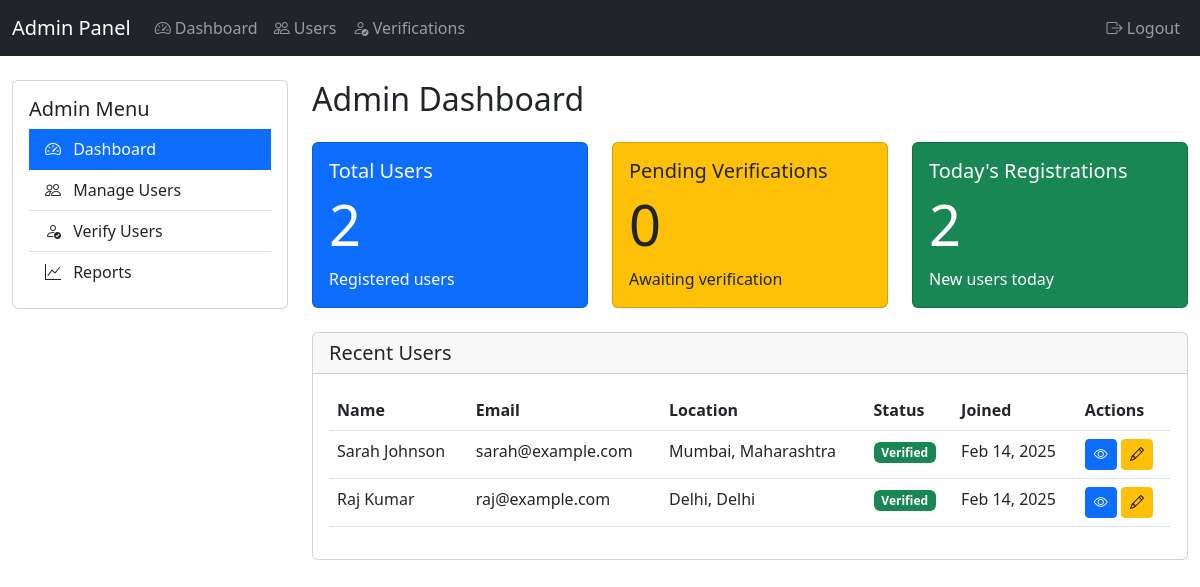
Page /admin/dashboard.php (signed in) on the committed database.
### tables this page shows
CREATE TABLE profiles (
    id INT PRIMARY KEY AUTO_INCREMENT,
    user_id INT NOT NULL,
    first_name VARCHAR(50),
    last_name VARCHAR(50),
    gender ENUM('Male', 'Female'),
    dob DATE,
    religion VARCHAR(50),
    caste VARCHAR(50),
    occupation VARCHAR(100),
    income VARCHAR(50),
    education VARCHAR(100),
    marital_status ENUM('Never Married', 'Divorced', 'Widowed'),
    height DECIMAL(5,2),
    about_me TEXT,
    city VARCHAR(50),
    state VARCHAR(50),
    country VARCHAR(50) DEFAULT 'India',
    profile_pic VARCHAR(255),
    created_at TIMESTAMP DEFAULT CURRENT_TIMESTAMP,
    updated_at TIMESTAMP DEFAULT CURRENT_TIMESTAMP ON UPDATE CURRENT_TIMESTAMP,
    CONSTRAINT fk_user_profile FOREIGN KEY (user_id) REFERENCES users(id) ON DELETE CASCADE
);

CREATE TABLE users (
    id INT PRIMARY KEY AUTO_INCREMENT,
    email VARCHAR(255) UNIQUE NOT NULL,
    phone VARCHAR(15) UNIQUE NOT NULL,
    password VARCHAR(255) NOT NULL,
    is_verified BOOLEAN DEFAULT FALSE,
    is_premium BOOLEAN DEFAULT FALSE,
    show_profile BOOLEAN DEFAULT TRUE,
    show_contact BOOLEAN DEFAULT FALSE,
    show_photos BOOLEAN DEFAULT TRUE,
    email_matches BOOLEAN DEFAULT TRUE,
    email_messages BOOLEAN DEFAULT TRUE,
    email_interests BOOLEAN DEFAULT TRUE,
    created_at TIMESTAMP DEFAULT CURRENT_TIMESTAMP,
    updated_at TIMESTAMP DEFAULT CURRENT_TIMESTAMP ON UPDATE CURRENT_TIMESTAMP,
    email_verified BOOLEAN DEFAULT FALSE,
    phone_verified BOOLEAN DEFAULT FALSE,
    verification_status ENUM('pending', 'in_progress', 'verified', 'rejected') DEFAULT 'pending',
    verification_notes TEXT,
    email_verification_token VARCHAR(255),
    phone_verification_code VARCHAR(6),
    phone_code_expiry DATETIME,
    email_verification_expiry DATETIME,
    phone_verification_attempts INT DEFAULT 0
);

### admin/dashboard.php (the view, shortened to what this page needs)
<?php
$conn = connectDB();
$admin_id = $_SESSION['user_id'];
$stmt = mysqli_prepare($conn, "SELECT COUNT(*) as total FROM users WHERE id != ?");
mysqli_stmt_bind_param($stmt, "i", $admin_id);
mysqli_stmt_execute($stmt);
$total_users = mysqli_fetch_assoc(mysqli_stmt_get_result($stmt))['total'];
$stmt = mysqli_prepare($conn, "SELECT COUNT(*) as pending FROM verification_requests WHERE status = 'pending'");
mysqli_stmt_execute($stmt);
$pending_verifications = mysqli_fetch_assoc(mysqli_stmt_get_result($stmt))['pending'];
$stmt = mysqli_prepare($conn, "
    SELECT COUNT(*) as today
    FROM users
    WHERE DATE(created_at) = CURDATE() AND id != ?
");
mysqli_stmt_bind_param($stmt, "i", $admin_id);
mysqli_stmt_execute($stmt);
$today_registrations = mysqli_fetch_assoc(mysqli_stmt_get_result($stmt))['today'];
$stmt = mysqli_prepare($conn, "
    SELECT u.*, p.first_name, p.last_name, p.gender, p.city, p.state
    FROM users u
    JOIN profiles p ON u.id = p.user_id
    WHERE u.id != ?
    ORDER BY u.created_at DESC
    LIMIT 5
");
mysqli_stmt_bind_param($stmt, "i", $admin_id);
mysqli_stmt_execute($stmt);
$recent_users = mysqli_fetch_all(mysqli_stmt_get_result($stmt), MYSQLI_ASSOC);
?>
<!DOCTYPE html>
<html lang="en">
<head>
    <link href="https://cdn.jsdelivr.net/npm/bootstrap@5.3.0/dist/css/bootstrap.min.css" rel="stylesheet">
    <link href="https://cdn.jsdelivr.net/npm/bootstrap-icons@1.7.2/font/bootstrap-icons.css" rel="stylesheet">
</head>
<body>
    <?php include '../includes/admin_header.php'; ?>
    <div class="container-fluid py-4">
        <div class="row">
            <div class="col-md-3">
                <?php include 'includes/sidebar.php'; ?>
            </div>
            <div class="col-md-9">
                <h2 class="mb-4">Admin Dashboard</h2>
                <div class="row mb-4">
                    <div class="col-md-4">
                        <div class="card bg-primary text-white">
                            <div class="card-body">
                                <h5 class="card-title">Total Users</h5>
                                <h2 class="display-4"><?php echo $total_users; ?></h2>
                                <p class="card-text">Registered users</p>
                            </div>
                        </div>
                    </div>
                    <div class="col-md-4">
                        <div class="card bg-warning text-dark">
                            <div class="card-body">
                                <h5 class="card-title">Pending Verifications</h5>
                                <h2 class="display-4"><?php echo $pending_verifications; ?></h2>
                                <p class="card-text">Awaiting verification</p>
                            </div>
                        </div>
                    </div>
                    <div class="col-md-4">
                        <div class="card bg-success text-white">
                            <div class="card-body">
                                <h5 class="card-title">Today's Registrations</h5>
                                <h2 class="display-4"><?php echo $today_registrations; ?></h2>
                                <p class="card-text">New users today</p>
                            </div>
                        </div>
                    </div>
                </div>
                <div class="card">
                    <div class="card-header">
                        <h5 class="card-title mb-0">Recent Users</h5>
                    </div>
                    <div class="card-body">
                        <div class="table-responsive">
                            <table class="table table-hover">
                                <thead>
                                    <tr>
                                        <th>Name</th>
                                        <th>Email</th>
                                        <th>Location</th>
                                        <th>Status</th>
                                        <th>Joined</th>
                                        <th>Actions</th>
                                    </tr>
                                </thead>
                                <tbody>
                                    <?php foreach ($recent_users as $user): ?>
                                        <tr>
                                            <td><?php echo htmlspecialchars($user['first_name'] . ' ' . $user['last_name']); ?></td>
                                            <td><?php echo htmlspecialchars($user['email']); ?></td>
                                            <td><?php echo htmlspecialchars($user['city'] . ', ' . $user['state']); ?></td>
                                            <td>
                                                <?php if ($user['is_verified']): ?>
                                                    <span class="badge bg-success">Verified</span>
                                                <?php else: ?>
                                                    <span class="badge bg-warning">Pending</span>
                                                <?php endif; ?>
                                            </td>
                                            <td><?php echo date('M j, Y', strtotime($user['created_at'])); ?></td>
                                            <td>
                                                <a href="view-user.php?id=<?php echo $user['id']; ?>"
                                                   class="btn btn-sm btn-primary">
                                                    <i class="bi bi-eye"></i>
                                                </a>
                                                <a href="edit-user.php?id=<?php echo $user['id']; ?>"
                                                   class="btn btn-sm btn-warning">
                                                    <i class="bi bi-pencil"></i>
                                                </a>
                                            </td>
                                        </tr>
                                    <?php endforeach; ?>
                                </tbody>
                            </table>
                        </div>
                    </div>
                </div>
            </div>
        </div>
    </div>
</body>
</html>

### rows in the picture
profiles: first_name+last_name "Sarah Johnson", user.email "sarah@example.com", city+state "Mumbai, Maharashtra", user.created_at "Feb 14, 2025"
profiles: first_name+last_name "Raj Kumar", user.email "raj@example.com", city+state "Delhi, Delhi", user.created_at "Feb 14, 2025"

### other values in the picture
$total_users "2"
$pending_verifications "0"
$today_registrations "2"
